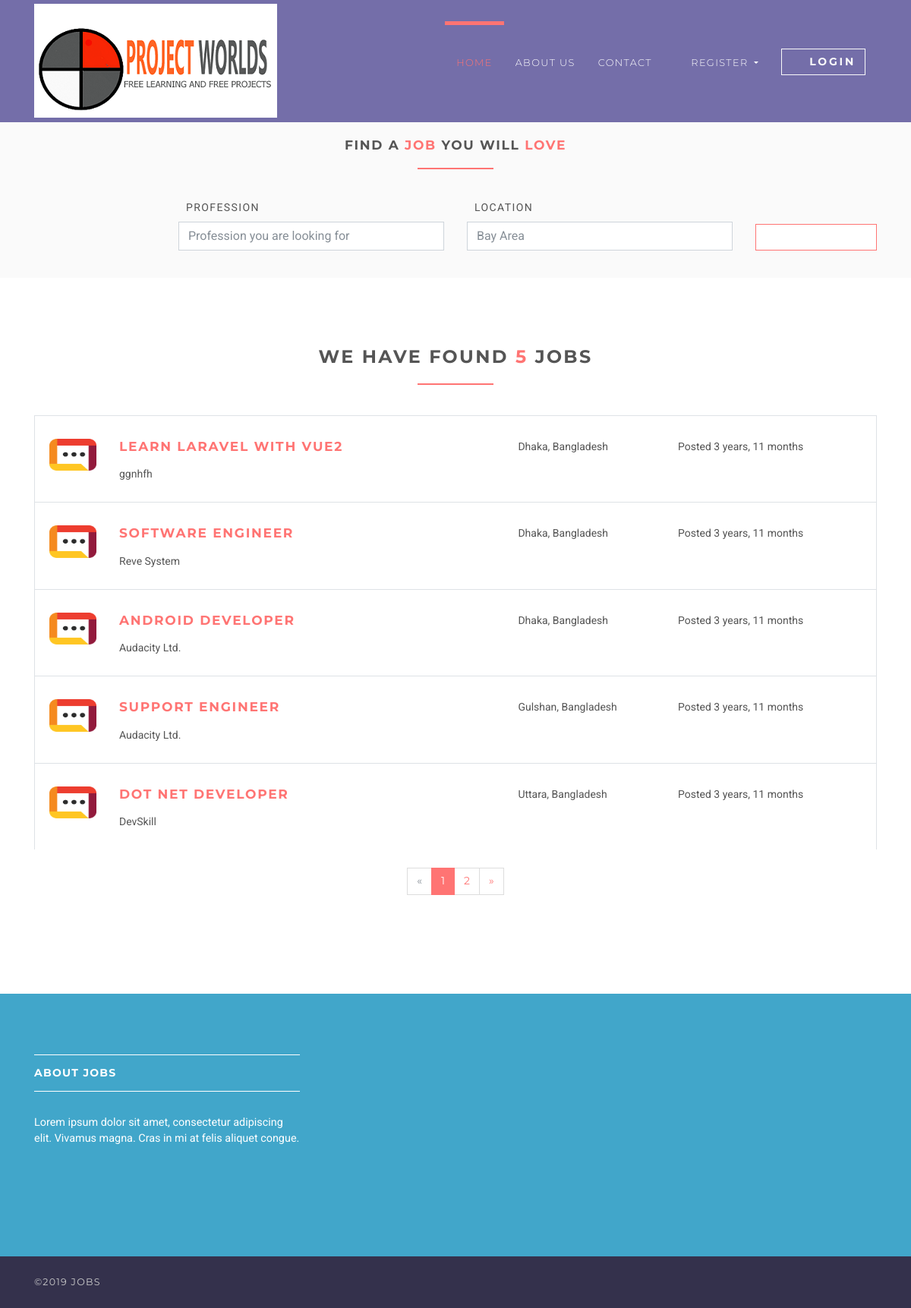
Page /jobs on the committed database.
### jobsapp/models.py (models this page shows, shortened)
class Job(models.Model):
    user = models.ForeignKey(User, on_delete=models.CASCADE)
    title = models.CharField(max_length=300)
    description = models.TextField()
    location = models.CharField(max_length=150)
    type = models.CharField(choices=JOB_TYPE, max_length=10)
    category = models.CharField(max_length=100)
    last_date = models.DateTimeField()
    company_name = models.CharField(max_length=100)
    company_description = models.CharField(max_length=300)
    website = models.CharField(max_length=100, default="")
    created_at = models.DateTimeField(default=timezone.now)
    filled = models.BooleanField(default=False)

### jobsapp/views/home.py (the view)
# urls.py: path('jobs', JobListView.as_view(), name='jobs'),
class JobListView(ListView):
    model = Job
    template_name = 'jobs/jobs.html'
    context_object_name = 'jobs'
    paginate_by = 5

### templates/jobs/jobs.html (shortened to what this page needs)
{% extends 'base.html' %}
{% load static %}
{% block content %}
    <section class="job-form-section job-form-section--compressed">
        <div class="container">
            <h4 class="heading">Find a <span class="accent">job </span> you will <span class="accent">love</span></h4>
            <form id="job-main-form" method="get" action="#" class="job-main-form">
                <div class="controls">
                    <div class="row align-items-end">
                        <div class="col-sm-1 col-lg-2"></div>
                        <div class="col-sm-5 col-lg-4 form-group">
                            <label for="profession">Profession</label>
                            <input type="text" id="profession" name="profession"
                                   placeholder="Profession you are looking for" class="form-control">
                        </div>
                        <div class="col-sm-5 col-lg-4 form-group">
                            <label for="location">Location</label>
                            <input type="text" id="location" name="location" placeholder="Any particular location?"
                                   value="Bay Area" class="form-control">
                        </div>
                        <div class="col-sm-1 col-lg-2 form-group">
                            <button type="submit" name="name"
                                    class="btn btn-outline-white-primary job-main-form__button">
                                <i class="fa fa-search"></i>
                            </button>
                        </div>
                    </div>
                </div>
            </form>
        </div>
    </section>
    <section>
        <div class="container">
            <h3 class="heading">We have found <span class="accent">{{ jobs.count }}</span> jobs</h3>
            {% for job in jobs %}
                <div class="job-listing  ">
                    <div class="row">
                        <div class="col-md-12 col-lg-6">
                            <div class="row">
                                <div class="col-2">
                                    <img src="{% static 'img/company-1.png' %}"
                                         alt="Ipsioou " class="img-fluid">
                                </div>
                                <div class="col-10">
                                    <h4 class="job__title"><a
                                            href="{% url 'jobs:jobs-detail' job.id %}">{{ job.title }}</a></h4>
                                    <p class="job__company">
                                        {{ job.company_name }}
                                    </p>
                                </div>
                            </div>
                        </div>
                        <div class="col-10 col-md-3 col-lg-2 ml-auto"><i class="fa fa-map-marker job__location"></i>
                            {{ job.location }}
                        </div>
                        <div class="col-10 col-md-3 col-lg-3 ml-auto">
                            <p>Posted {{ job.created_at|timesince }}</p>
                        </div>
                    </div>
                </div>
            {% endfor %}
            {% if is_paginated %}
                <div class="row">
                    <div class="col-md-12">
                        <nav aria-label="Page navigation example" class="d-flex justify-content-center mt-4 mb-4">
                            <ul class="pagination">
                                {% if page_obj.has_previous %}
                                    <li class="page-item">
                                        <a href="?page={{ page_obj.previous_page_number }}"
                                           class="page-link">&laquo;</a>
                                    </li>
                                {% else %}
                                    <li class="page-item disabled">
                                        <a class="page-link">&laquo;</a>
                                    </li>
                                {% endif %}
                                {% for i in page_obj.paginator.page_range %}
                                    {% if page_obj.number == i %}
                                        <li class="page-item active">
                                            <a class="page-link">{{ i }}</a>
                                        </li>
                                    {% else %}
                                        <li class="page-item">
                                            <a href="?page={{ i }}" class="page-link">{{ i }}</a>
                                        </li>
                                    {% endif %}
                                {% endfor %}
                                {% if page_obj.has_next %}
                                    <li class="page-item">
                                        <a href="?page={{ page_obj.next_page_number }}" class="page-link">&raquo;</a>
                                    </li>
                                {% else %}
                                    <li class="page-item disabled">
                                        <a class="page-link">&raquo;</a>
                                    </li>
                                {% endif %}
                            </ul>
                        </nav>
                    </div>
                </div>
            {% endif %}
        </div>
    </section>
{% endblock %}

### static/css/style.default.css (style rules this page uses)
html { height:100% }
body { height:100% }
section { position:relative;padding-top:90px;padding-bottom:90px }
button { cursor:pointer }
.heading { text-align:center;margin-bottom:40px }
.heading:after { content:" ";display:block;width:100px;height:2px;margin:20px auto 20px;background:#ff7473 }
a,button { -webkit-transition:all .2s ease-out;transition:all .2s ease-out }
a i.fa,button i.fa { margin:0 5px }
.accent { color:#ff7473 }
.job-form-section { padding:80px 0;background:#fafafa }
.job-form-section .job-main-form { margin-bottom:40px }
.job-form-section .job-main-form label { text-transform:uppercase;letter-spacing:0.1em;margin-left:10px }
.job-form-section.job-form-section--compressed { padding:20px }
.job-form-section.job-form-section--compressed .job-main-form { margin-bottom:0 }
.job-main-form__button { margin-top:15px;display:block;width:100% }
.job-listing { border:solid 1px #dee2e6;border-bottom:none;padding-top:30px;padding-bottom:10px;padding-left:19px;padding-right:15px;clear:both;-webkit-transition:all .2s ease-out;transition:all .2s ease-out }
.job__title { margin-top:0 }
.job__location { margin-right:5px;color:#868e96 }
.btn { font-weight:700;font-family:"Montserrat",Helvetica,Arial,sans-serif;border:1px solid transparent;text-transform:uppercase;letter-spacing:0.2em;padding:.375rem .75rem;font-size:.875rem;line-height:1.5;border-radius:0;-webkit-transition:background-color 0.15s ease-in-out,border-color 0.15s ease-in-out,-webkit-box-shadow 0.15s ease-in-out;transition:background-color 0.15s ease-in-out,border-color 0.15s ease-in-out,-webkit-box-shadow 0.15s ease-in-out;transition:background-color 0.15s ease-in-out,border-color 0.15s ease-in-out,box-shadow 0.15s ease-in-out;transition:background-color 0.15s ease-in-out,border-color 0.15s ease-in-out,box-shadow 0.15s ease-in-out,-webkit-box-shadow 0.15s ease-in-out }
.btn-outline-white-primary { color:#ff7473;background-color:#fff;background-image:none;border-color:#ff7473 }
body { font-family:"Roboto",Helvetica,Arial,sans-serif;font-size:.875rem;font-weight:400;line-height:1.5;color:#555;background-color:#fff }
a { color:#ff7473;text-decoration:none }
h1,h2,h3,h4,h5,h6,.h1,.h2,.h3,.h4,.box-simple h3,.box-image .name h3,.box-image-text .top .name h3,.box-image-text .top .name h4,.h5,.h6 { margin-bottom:1rem;font-family:"Montserrat",Helvetica,Arial,sans-serif;font-weight:700;line-height:1.2;color:#555;text-transform:uppercase;letter-spacing:0.1em }
h3,.h3 { font-size:1.4875rem }
h4,.h4,.box-simple h3,.box-image .name h3,.box-image-text .top .name h3,.box-image-text .top .name h4 { font-size:1.0675rem }
.page-item:first-child .page-link { border-top-left-radius:0rem;border-bottom-left-radius:0rem }
.page-item:last-child .page-link { border-top-right-radius:0rem;border-bottom-right-radius:0rem }
.page-item.active .page-link { color:#fff;background-color:#ff7473;border-color:#ff7473 }
.page-item.disabled .page-link { color:#868e96;background-color:#fff;border-color:#ddd }
.page-link { padding:.5rem .75rem;line-height:1.25;color:#ff7473;background-color:#fff;border:1px solid #ddd;font-family:"Montserrat",Helvetica,Arial,sans-serif }
.form-control { padding:.375rem .75rem;font-size:1rem;line-height:1.5;color:#868e96;background-color:#fff;border:1px solid #ced4da;border-radius:0;-webkit-transition:border-color ease-in-out 0.15s,-webkit-box-shadow ease-in-out 0.15s;transition:border-color ease-in-out 0.15s,-webkit-box-shadow ease-in-out 0.15s;transition:border-color ease-in-out 0.15s,box-shadow ease-in-out 0.15s;transition:border-color ease-in-out 0.15s,box-shadow ease-in-out 0.15s,-webkit-box-shadow ease-in-out 0.15s }
.form-control::placeholder { color:#868e96 }

### rows in the picture
Job: title "LEARN LARAVEL WITH VUE2", company_name "ggnhfh", location "Dhaka, Bangladesh", created_at "3 years, 11 months"
Job: title "SOFTWARE ENGINEER", company_name "Reve System", location "Dhaka, Bangladesh", created_at "3 years, 11 months"
Job: title "ANDROID DEVELOPER", company_name "Audacity Ltd.", location "Dhaka, Bangladesh", created_at "3 years, 11 months"
Job: title "SUPPORT ENGINEER", company_name "Audacity Ltd.", location "Gulshan, Bangladesh", created_at "3 years, 11 months"
Job: title "DOT NET DEVELOPER", company_name "DevSkill", location "Uttara, Bangladesh", created_at "3 years, 11 months"

### other values in the picture
{{ jobs.count }} "5"
{{ i }} "1"
{{ i }} "2"
